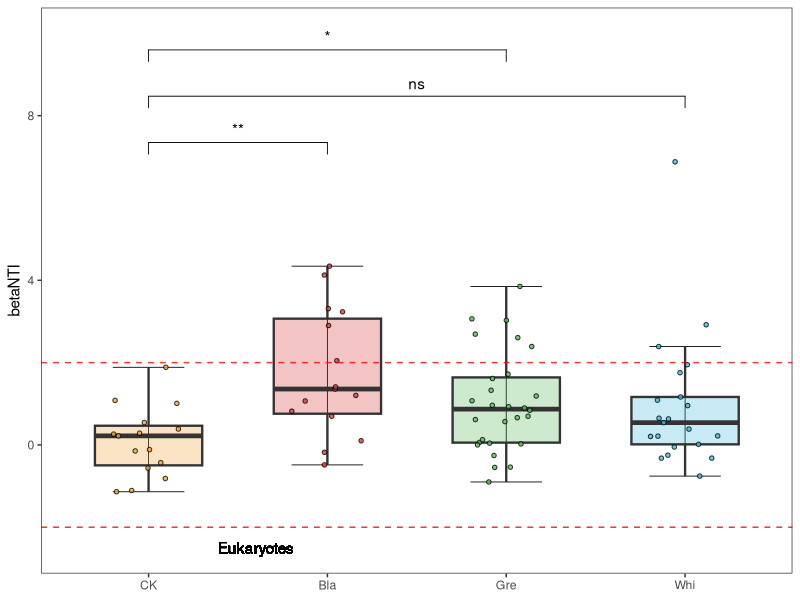

Reproduce this figure in R.
rm(list=ls())




library(ggplot2)
library(ggpubr)
library(ggsci)

wbwPalette <- c("#EEA236FF","#D43F3AFF","#5CB85CFF", "#46B8DAFF")


beta_nti_CK <- read.table("beta_nti_CK_melted.txt", sep = '\t', row.name = 1, header = TRUE)
beta_nti_Bla <- read.table("beta_nti_Bla_melted.txt", sep = '\t', row.name = 1, header = TRUE)
beta_nti_Gre <- read.table("beta_nti_Gre_melted.txt", sep = '\t', row.name = 1, header = TRUE)
beta_nti_Whi <- read.table("beta_nti_Whi_melted.txt", sep = '\t', row.name = 1, header = TRUE)



beta_nti_CK$Group<-rep(c("CK"),times=dim(beta_nti_CK)[1])
beta_nti_Bla$Group<-rep(c("Bla"),times=dim(beta_nti_Bla)[1])
beta_nti_Gre$Group<-rep(c("Gre"),times=dim(beta_nti_Gre)[1])
beta_nti_Whi$Group<-rep(c("Whi"),times=dim(beta_nti_Whi)[1])

sum_beta_nti<- rbind(beta_nti_CK[,3:4],beta_nti_Bla[,3:4],beta_nti_Gre[,3:4],beta_nti_Whi[,3:4])
colnames(sum_beta_nti)<-c("betaNTI", "Group")


compaired <- list(c('CK', 'Bla'),c('CK','Whi'),
                  c('CK', 'Gre'))


sum_beta_nti$Group <- factor(sum_beta_nti$Group,levels=c("CK","Bla","Gre","Whi"))


p1<- ggplot(sum_beta_nti, aes(Group, betaNTI)) + 
  stat_boxplot(geom = 'errorbar', width = 0.4, size=0.3) + 
  geom_boxplot(fill= wbwPalette, width = 0.6, outlier.colour = NA, size=0.8, alpha=0.3) + 
  stat_compare_means(comparisons = compaired, label = "p.signif", method = "wilcox.test", vjust = -0.1) + 
  theme_bw() + theme(panel.grid.major = element_line(colour = NA), panel.grid.minor = element_blank()) + 
  geom_jitter(aes(fill = Group), shape=21, width = 0.2, size = 1.2, alpha = 0.8)+ 
  scale_fill_manual(values=wbwPalette)+
  ylab("betaNTI")+xlab(NULL)+ 
  ylim(-2.5,10)+ 
  geom_hline(aes(yintercept=2), linetype='dashed',colour="red",alpha = 0.8) +
  geom_hline(aes(yintercept=-2), linetype='dashed',colour="red",alpha = 0.8) +
  geom_text(aes(x=1.6,y=-2.5,label="Eukaryotes"))+
  theme(legend.position="none") 

p1
#save 4inches*2.22inches

